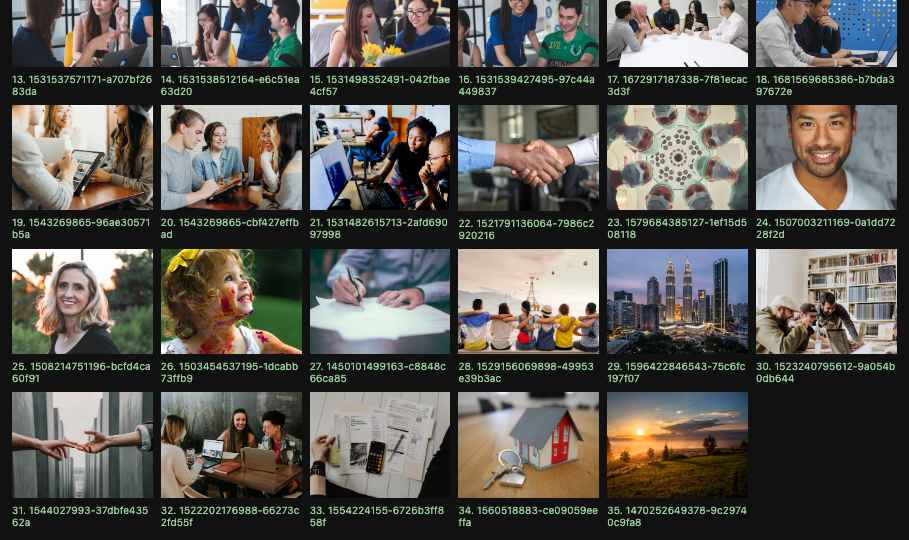
#> input picture design-source/project/scratch/shot2.png, 909 x 540 px
$ python gen-hero-bleed.py ../design-source/project/scratch/shot2.png out.png
#> lines starting #> are read from the running program, lines starting #| are printed output that depends on the picture
#!/usr/bin/env python3
"""Build the hero plate's left bleed.

The plate's left edge falls across a man's head and shoulders (source x 0-120),
so no wash laid over the photograph can hide that edge without dissolving him.
This makes the edge unnecessary instead: a defocused, subject-free extension of
the photograph's own left column, hung to the LEFT of the plate, which starts at
exactly the picture's colour row for row and falls to nothing over ~95px.

Regenerate whenever public/media/img/hero-team.jpg changes:
    python3 scripts/gen-hero-bleed.py
"""
import os, sys
import numpy as np
from PIL import Image

SRC = sys.argv[1] if len(sys.argv) > 1 else "public/media/img/hero-team.jpg"
DST = sys.argv[2] if len(sys.argv) > 2 else "public/media/img/hero-team-bleed.png"

W, H     = 128, 540   # stretched to the plate's box by CSS; rows map 1:1 onto it
SAMPLE   = 6          # source columns averaged to get the join colour
BLUR_MAX = 76.0       # vertical defocus at the far end, in output rows
BLUR_MIN = 3.0        # a touch at the join, so the smear has no hard rows
CHROMA   = 46.0       # chroma ceiling at the join, falling to 2 at the far end
GAMMA    = 0.55       # alpha shaping fed into a smoothstep

src  = np.asarray(Image.open(SRC).convert("RGB")).astype(np.float64)
edge = src[:, :SAMPLE, :].mean(1)
#> edge = 540 rows, first 8: [16.5, 18.83, 16.67], [16.5, 18.83, 16.67], [16.5, 18.83, 16.67], [16.5, 18.83, 16.67], [16.5, 18.83, 16.67], [16.5, 18.83, 16.67], [16.5, 18.83, 16.67], [16.5, 18.83, 16.67]
ys   = np.linspace(0, src.shape[0] - 1, H)
#> ys = 540 values from 0 to 539
edge = np.stack([np.interp(ys, np.arange(src.shape[0]), edge[:, c]) for c in range(3)], 1)

def vblur(col, r):
    if r < 0.6:
        return col
    k = int(r * 3) | 1
    g = np.exp(-0.5 * ((np.arange(k) - k // 2) / r) ** 2); g /= g.sum()
    return np.stack([np.convolve(np.pad(col[:, c], (k // 2, k // 2), "edge"), g, "valid")[:H]
                     for c in range(3)], 1)

rgb = np.zeros((H, W, 3)); alpha = np.zeros((H, W))
for i in range(W):
    t = i / (W - 1); d = 1 - t                      # t: 0 far, 1 at the join
    col = vblur(edge, BLUR_MIN + BLUR_MAX * d ** 0.75)
    lum = (col * (0.2126, 0.7152, 0.0722)).sum(1)[:, None]
    ch  = col - lum
    cap = CHROMA * (1 - d) ** 0.8 + 2.0             # kills the window's green far out
    ch *= np.minimum(1.0, cap / (np.abs(ch).max(1, keepdims=True) + 1e-6))
    rgb[:, i, :] = lum + ch
    u = np.clip(t ** GAMMA, 0, 1)
    alpha[:, i] = u * u * (3 - 2 * u)               # smoothstep: zero slope at both ends
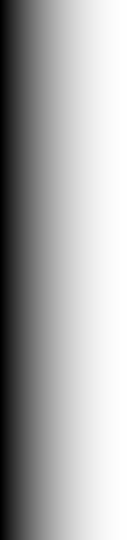
#> alpha: shape (540, 128) float64; min 0, max 1, mean 0.672
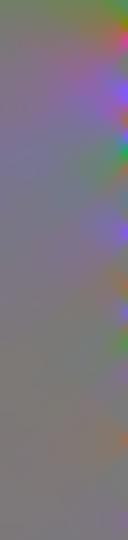
#> rgb: shape (540, 128, 3) float64; mean of channels 0, 1, 2 18.1, 17.8, 18.3; drawn with min black and max white

out = np.concatenate([np.clip(rgb, 0, 255), (alpha * 255)[..., None]], 2).round().astype("uint8")
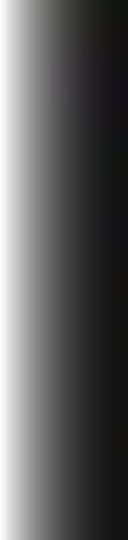
#> out: shape (540, 128, 4); mean of channels 0, 1, 2, 3 18.1, 17.9, 18.3, 171.5; transparent parts drawn white
Image.fromarray(out).save(DST, optimize=True)
print(DST, Image.open(DST).size, os.path.getsize(DST), "bytes")
